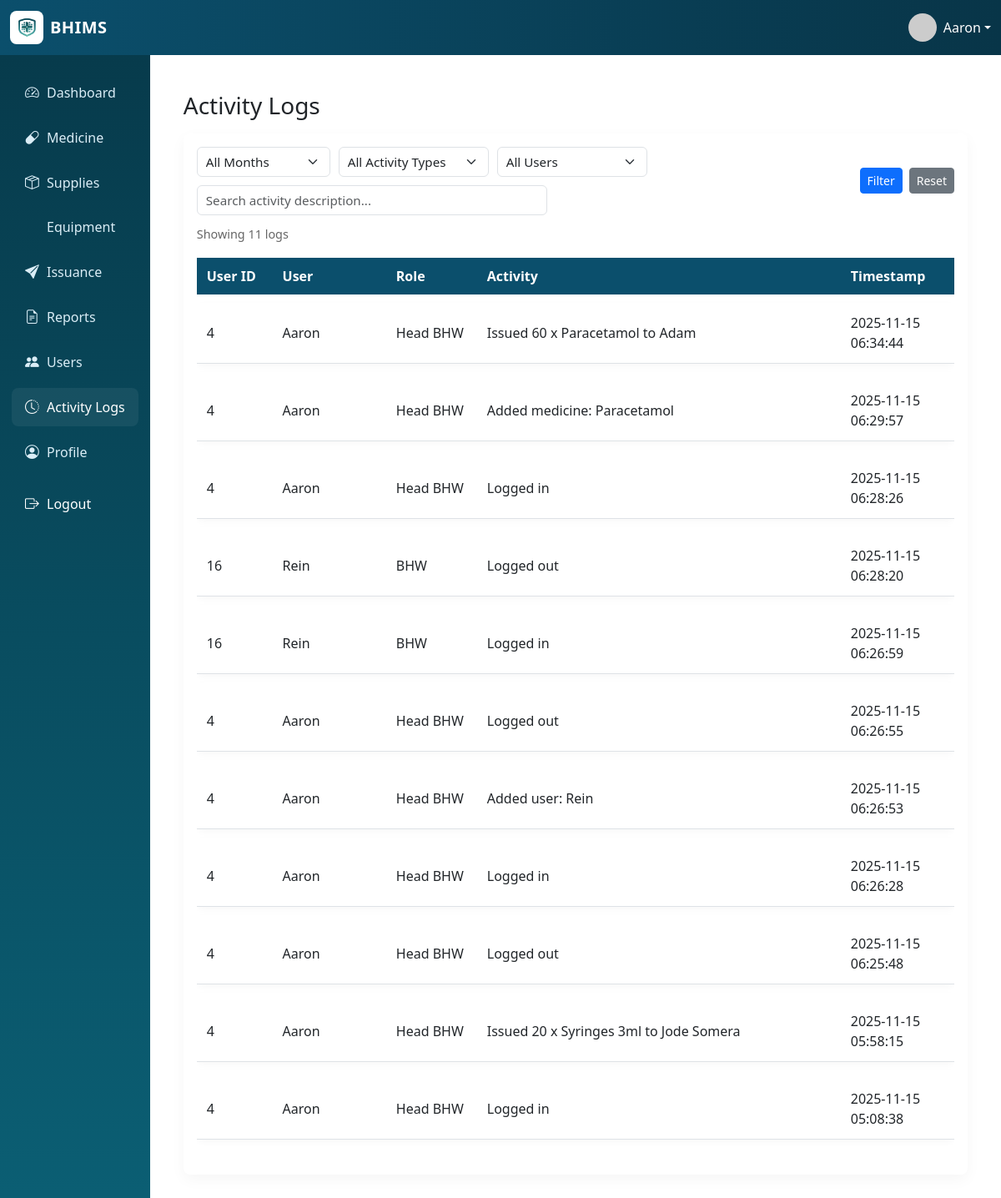
The page /logs.php (signed in) on the database its author committed.
### tables this page shows
CREATE TABLE `activity_logs` (
  `log_id` int(11) NOT NULL,
  `user_id` int(11) DEFAULT NULL,
  `activity_description` text DEFAULT NULL,
  `timestamp` datetime DEFAULT current_timestamp()
);

CREATE TABLE `users` (
  `user_id` int(11) NOT NULL,
  `name` varchar(255) NOT NULL,
  `username` varchar(100) NOT NULL,
  `password` varchar(255) NOT NULL,
  `role` enum('Head BHW','BHW') NOT NULL DEFAULT 'BHW',
  `status` enum('Active','Inactive') NOT NULL DEFAULT 'Active',
  `date_created` datetime DEFAULT current_timestamp()
);

### logs.php (the view, shortened to what this page needs)
<?php
require_once 'header.php';
require_once 'functions.php';
$role = $_SESSION['role'] ?? 'BHW';
$filter_search = isset($_GET['q']) ? trim($_GET['q']) : '';
$sql = "
    SELECT a.*, u.user_id AS log_user_id, u.username AS log_username, u.role AS log_role
    FROM activity_logs a
    LEFT JOIN users u ON a.user_id = u.user_id
    WHERE 1=1
";
$sql .= " ORDER BY a.timestamp DESC";
$stmt = $mysqli->prepare($sql);
$stmt->execute();
$rows = $stmt->get_result()->fetch_all(MYSQLI_ASSOC);
?>
<!doctype html>
<html>
<head>
  <link href="https://cdn.jsdelivr.net/npm/bootstrap@5.3.0/dist/css/bootstrap.min.css" rel="stylesheet">
</head>
<body>
<div class="container-fluid py-3">
  <h3 class="mb-3">Activity Logs</h3>
  <div class="table-card mb-3 p-3" style="background:#fff;border-radius:8px;box-shadow:0 6px 18px rgba(0,0,0,0.04)">
    <form method="get" class="filters-wrap" aria-label="Activity filters">
      <div class="filters-left">
        <select name="month" class="form-select input-month" aria-label="Filter by month">
            <option value="">All Months</option>
        </select>
        <select name="type" class="form-select input-type" aria-label="Filter by activity type">
            <option value="">All Activity Types</option>
        </select>
        <?php if ($role === 'Head BHW'): ?>
        <select name="user" class="form-select input-user" aria-label="Filter by user">
            <option value="">All Users</option>
        </select>
        <?php endif; ?>
        <input name="q" class="form-control input-search" placeholder="Search activity description..." value="<?php echo htmlspecialchars($filter_search, ENT_QUOTES) ?>" aria-label="Search logs">
      </div>
      <div class="filters-right">
        <button type="submit" class="btn btn-primary btn-sm">Filter</button>
        <a href="activity_logs.php" class="btn btn-secondary btn-sm">Reset</a>
      </div>
    </form>
    <div class="mb-2 muted">
        Showing <?php echo count($rows) ?> log<?php echo count($rows) !== 1 ? 's' : '' ?>
    </div>
    <div class="table-responsive">
      <table class="table table-modern table-hover w-100" role="table" aria-label="Activity logs table">
        <thead class="table-light">
          <tr>
            <th style="width:10%">User ID</th>
            <th style="width:15%">User</th>
            <th style="width:12%">Role</th>
            <th style="width:48%">Activity</th>
            <th style="width:15%">Timestamp</th>
          </tr>
        </thead>
        <tbody>
          <?php if (empty($rows)): ?>
            <tr><td colspan="5">No logs found.</td></tr>
          <?php else: foreach ($rows as $r): ?>
            <tr>
              <td><?php echo htmlspecialchars($r['log_user_id'] ?? 'System', ENT_QUOTES) ?></td>
              <td><?php echo htmlspecialchars($r['log_username'] ?? 'System', ENT_QUOTES) ?></td>
              <td><?php echo htmlspecialchars($r['log_role'] ?? '—', ENT_QUOTES) ?></td>
              <td><?php echo htmlspecialchars($r['activity_description'] ?? '', ENT_QUOTES) ?></td>
              <td><?php echo htmlspecialchars($r['timestamp'] ?? '', ENT_QUOTES) ?></td>
            </tr>
          <?php endforeach; endif; ?>
        </tbody>
      </table>
    </div>
  </div>
</div>
</body>
</html>

### assets/css/style.css (style rules this page uses)
body { font-family: "Inter", system-ui, -apple-system, "Segoe UI", Roboto, "Helvetica Neue", Arial; background: #f3f6f9; color: #263238; }
.table thead th { background: transparent; color: #0b4f6c; font-weight: 700; border-bottom: 2px solid #e9eef3; }
.table tbody tr td { vertical-align: middle; }
.table-card { background: #fff; border-radius: 12px; padding: 14px; box-shadow: 0 6px 18px rgba(15, 23, 42, 0.05); }
.table.table-modern { border-collapse: separate; border-spacing: 0 10px; }
.table-modern thead th { background-color: #0b4f6c !important; color: #ffffff !important; font-weight: 700; border: 0; padding: 10px 12px; }
.table-modern tbody tr { background: #fbfdff; border-radius: 8px; box-shadow: 0 3px 8px rgba(10, 20, 30, 0.03); }
.table-modern tbody tr td { vertical-align: middle; padding: 12px; }
.table-modern tbody tr + tr td { border-top: 10px solid transparent; }

### logs.php (style rules this page uses)
.filters-wrap { display:flex; align-items:center; justify-content:space-between; gap:12px; flex-wrap:wrap; margin-bottom:12px; }
.filters-left { display:flex; align-items:center; gap:10px; flex:1 1 auto; min-width:0; flex-wrap:wrap; }
.filters-left .form-control, .filters-left .form-select { height:36px; padding:6px 10px; font-size:0.95rem; }
.input-month { flex: 0 0 160px; min-width:120px; max-width:220px; }
.input-type { flex: 0 0 180px; min-width:140px; max-width:260px; }
.input-user { flex: 0 0 180px; min-width:140px; max-width:260px; }
.input-search { flex: 1 1 240px; min-width:140px; max-width:420px; }
.filters-right { flex:0 0 auto; display:flex; gap:8px; align-items:center; }
.table-modern th, .table-modern td { vertical-align: middle; padding: 10px; }
.muted { color:#666; font-size:0.9rem; }

### rows shown on the page
activity_logs: user.user_id "4", user.username "Aaron", user.role "Head BHW", activity_description "Issued 60 x Paracetamol to Adam", timestamp "2025-11-15 06:34:44"
activity_logs: user.user_id "4", user.username "Aaron", user.role "Head BHW", activity_description "Added medicine: Paracetamol", timestamp "2025-11-15 06:29:57"
activity_logs: user.user_id "4", user.username "Aaron", user.role "Head BHW", activity_description "Logged in", timestamp "2025-11-15 06:28:26"
activity_logs: user.user_id "16", user.username "Rein", user.role "BHW", activity_description "Logged out", timestamp "2025-11-15 06:28:20"
activity_logs: user.user_id "16", user.username "Rein", user.role "BHW", activity_description "Logged in", timestamp "2025-11-15 06:26:59"
activity_logs: user.user_id "4", user.username "Aaron", user.role "Head BHW", activity_description "Logged out", timestamp "2025-11-15 06:26:55"
activity_logs: user.user_id "4", user.username "Aaron", user.role "Head BHW", activity_description "Added user: Rein", timestamp "2025-11-15 06:26:53"
activity_logs: user.user_id "4", user.username "Aaron", user.role "Head BHW", activity_description "Logged in", timestamp "2025-11-15 06:26:28"
activity_logs: user.user_id "4", user.username "Aaron", user.role "Head BHW", activity_description "Logged out", timestamp "2025-11-15 06:25:48"
activity_logs: user.user_id "4", user.username "Aaron", user.role "Head BHW", activity_description "Issued 20 x Syringes 3ml to Jode Somera", timestamp "2025-11-15 05:58:15"
activity_logs: user.user_id "4", user.username "Aaron", user.role "Head BHW", activity_description "Logged in", timestamp "2025-11-15 05:08:38"

### other values the page prints
$current_user_name "Aaron"
count($rows) "11"
